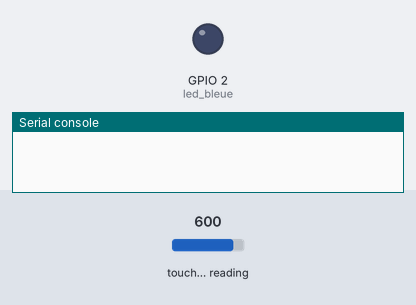
Bench run of a program on a simulated ESP32 board running MicroPython. Parts: output pins drawn as LEDs (lit = HIGH), the last lines printed to the serial console. The inputs (shaded band) are chosen by the test bench; at power-on: touch-pad reading 600. At 10.1 s the program stops and its outputs stay as they are.

Above: at 1.2 s.
1.3 s: touch-pad reading set to 107
2.8 s: touch-pad reading set to 91
At 3.9 s:
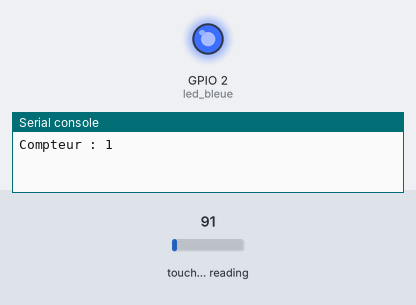
Timing chart, 0 to 5.8 s (numbered marks = the images above; inputs shaded):
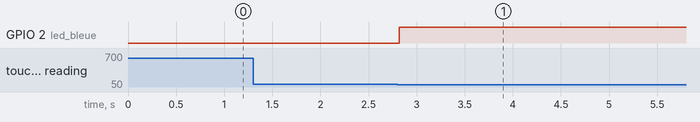

Measured:
- the behaviour switches between 100 and 99 on touch-pad reading (found by bisection; images 0 and 1)
- after the input at 1.3 s, every drawn part: stays the same
- after the input at 2.8 s, GPIO 2 (led_bleue): LOW → HIGH at once

The program:

touchpad-comptage-front.py
```python
from machine import TouchPad, Pin
from time import sleep

tp1 = TouchPad(Pin(4))
led_bleue = Pin(2, Pin.OUT)
compt = 0
seuil = 100
ancien_etat = tp1.read()

for boucle in range (500) :        # duree de la boucle : 10 s
    etat = tp1.read() < seuil      # le test renvoie 1 si on touche
    if etat and not ancien_etat :  # si front montant
        compt = compt + 1          # on incremente
        print("Compteur :",compt)
        led_bleue.value(not led_bleue.value()) # bascule de led_bleue
    ancien_etat = etat             # memorisation ancien etat
    sleep(.02)                     # temps de cycle
```
